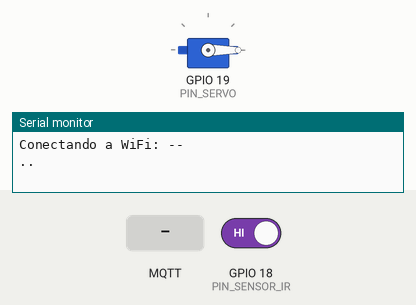
Recording of a sketch running on a simulated ESP32. Shown: servo, the last lines printed to the serial monitor. The inputs (shaded band) are chosen by the test bench; at power-on: GPIO 18 (PIN_SENSOR_IR) HIGH. WiFi joins after 1.5 s; servers stay silent unless stated; no MQTT or app messages arrive unless stated.

Above: at 1.2 s.
1.3 s: MQTT message "0" arrives on the first subscribed topic
At 2.1 s:
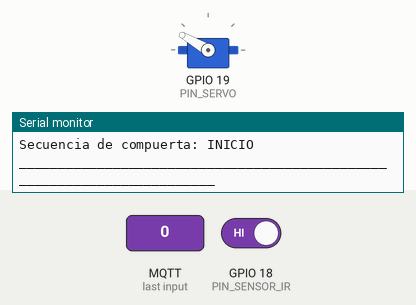
4.3 s: GPIO 18 (PIN_SENSOR_IR) driven LOW
7.2 s: MQTT message "on" arrives on the first subscribed topic
8.7 s: MQTT message "off" arrives on the first subscribed topic
Timing chart, 0 to 11.2 s (numbered marks = the images above; inputs shaded):
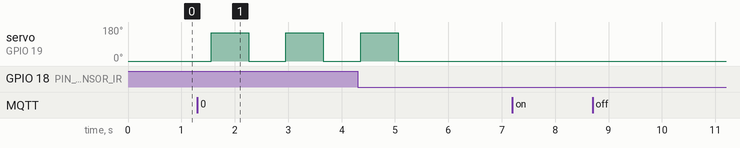

The sketch:

ComederoIoT.ino
```cpp
#include "Config.h"
#include "SensorIR.h"
#include "ConexionMQTT.h"
#include "CompuertaServo.h"

SensorIR sensor(PIN_SENSOR_IR, IR_ACTIVO_BAJO, IR_DEBOUNCE_MS);
ConexionMQTT mqtt;
CompuertaServo compuerta(PIN_SERVO, SERVO_ANGULO_CERRADO, SERVO_ANGULO_ABIERTO, SERVO_REPETICIONES, SERVO_INTERVALO_MS, SERVO_PAUSA_ENTRE_MS);

void setup() {
  Serial.begin(115200);
  sensor.begin();
  compuerta.begin();

  mqtt.suscribir(MQTT_TOPIC_SERVO, [](const String& msg) {
    Serial.print("Comando recibido: ");
    Serial.println(msg);
    if (msg == "0") {
      if (!compuerta.iniciar()) {
        Serial.println("Ignorado: compuerta ocupada");
      }
    Serial.println("________________________________________________________________________");
    }
  });
  mqtt.begin();
}

void loop() {
  mqtt.actualizar();
  sensor.actualizar();
  compuerta.actualizar();

  if (mqtt.conectado() && compuerta.huboMovimiento()) {
  char buf[8];
  snprintf(buf, sizeof(buf), "%d", compuerta.angulo());
  mqtt.publicar(MQTT_TOPIC_SERVO_POS, buf);
}

  // Al terminar la secuencia y la pausa, vuelve a publicar el estado del sensor
  // para que Node-RED decida de nuevo si repite o no.
  if (compuerta.huboListo()) {
    sensor.forzarPublicacion();
  }

  // Publica solo cuando el estado cambia y hay conexión con el broker.
  if (mqtt.conectado() && sensor.huboCambio()) {
    bool hay = sensor.hayObjeto();
    if (mqtt.publicar(MQTT_TOPIC, hay ? "true" : "false")) {
      Serial.println(hay ? "Objeto detectado -> true" : "Sin objeto -> false");
      Serial.println("________________________________________________________________________");
    }
  }
}
```

CompuertaServo.cpp
```cpp
#include "CompuertaServo.h"

CompuertaServo::CompuertaServo(uint8_t pin, int anguloCerrado, int anguloAbierto,
                               uint8_t repeticiones, unsigned long intervaloMs, unsigned long pausaMs)
  : _pin(pin), _anguloCerrado(anguloCerrado), _anguloAbierto(anguloAbierto),
    _repeticiones(repeticiones), _intervaloMs(intervaloMs), _pausaMs(pausaMs),
    _moviendo(false), _esperandoPausa(false), _listo(false),
    _paso(0), _tPaso(0), _tFin(0),
    _cambio(false), _angulo(anguloCerrado) {}

// Todos los movimientos del servo pasan por aquí: así se registra cada ángulo
void CompuertaServo::mover(int grados) {
  _servo.write(grados);
  _angulo = grados;
  _cambio = true;
}

void CompuertaServo::begin() {
  _servo.setPeriodHertz(50);
  _servo.attach(_pin, 500, 2400);
  mover(_anguloCerrado);   // posición inicial; también se publica
}

bool CompuertaServo::iniciar() {
  // Mientras se mueve (o en pausa) se ignora cualquier orden
  if (_moviendo || _esperandoPausa) return false;

  _moviendo = true;
  _paso = 0;
  _tPaso = millis();
  mover(_anguloAbierto);
  Serial.println("Secuencia de compuerta: INICIO");
  return true;
}

void CompuertaServo::actualizar() {
  unsigned long ahora = millis();

  if (_moviendo && (ahora - _tPaso) >= _intervaloMs) {
    _paso++;
    _tPaso = ahora;

    if (_paso >= _repeticiones * 2) {
      // Terminó: el último paso ya dejó el servo cerrado
      _moviendo = false;
      _esperandoPausa = true;
      _tFin = ahora;
      Serial.println("Secuencia de compuerta: FIN");
    } else {
      // Pasos pares abren, impares cierran
      mover((_paso % 2 == 0) ? _anguloAbierto : _anguloCerrado);
    }
  }

  if (_esperandoPausa && (ahora - _tFin) >= _pausaMs) {
    _esperandoPausa = false;
    _listo = true;
  }
}

bool CompuertaServo::estaMoviendo() const {
  return _moviendo;
}

bool CompuertaServo::huboListo() {
  if (_listo) {
    _listo = false;
    return true;
  }
  return false;
}

// Devuelve true una vez por cada movimiento del servo
bool CompuertaServo::huboMovimiento() {
  if (_cambio) {
    _cambio = false;
    return true;
  }
  return false;
}

int CompuertaServo::angulo() const {
  return _angulo;
}
```

CompuertaServo.h
```cpp
#pragma once
#include <Arduino.h>
#include <ESP32Servo.h>

class CompuertaServo {
public:
  CompuertaServo(uint8_t pin, int anguloCerrado, int anguloAbierto,
                 uint8_t repeticiones, unsigned long intervaloMs, unsigned long pausaMs);

  void begin();
  bool iniciar();            // arranca la secuencia; false si está ocupada o en pausa
  void actualizar();         // llamar en cada loop()
  bool estaMoviendo() const;
  bool huboListo();          // true una sola vez cuando terminó y pasó la pausa
  bool huboMovimiento();   // true una vez por cada movimiento
  int  angulo() const;

private:
  Servo _servo;
  uint8_t _pin;
  int _anguloCerrado;
  int _anguloAbierto;
  uint8_t _repeticiones;
  unsigned long _intervaloMs;
  unsigned long _pausaMs;
  void mover(int grados);  // todos los _servo.write() pasan por aquí
  bool _cambio = false;
  int  _angulo = 0;

  bool _moviendo;
  bool _esperandoPausa;
  bool _listo;
  uint8_t _paso;             // 0 = abrir, 1 = cerrar, 2 = abrir, ...
  unsigned long _tPaso;
  unsigned long _tFin;
};
```

ConexionMQTT.cpp
```cpp
#include "ConexionMQTT.h"
#include "Config.h"

static const unsigned long INTERVALO_PUNTO = 500;     // ms entre puntos en el monitor
static const unsigned long TIMEOUT_WIFI    = 15000;   // ms antes de reintentar WiFi
static const unsigned long INTERVALO_MQTT  = 5000;    // ms entre intentos MQTT

ConexionMQTT::ConexionMQTT()
  : _mqtt(_wifiClient), _topicSub(nullptr), _tInicioWiFi(0), _tPunto(0), _tIntentoMQTT(0), _wifiOk(false) {}

void ConexionMQTT::begin() {
  _mqtt.setServer(MQTT_SERVER, MQTT_PORT);
  _mqtt.setSocketTimeout(3);   // no esperar más de 3 s al broker

  _mqtt.setCallback([this](char* topic, byte* payload, unsigned int length) {
    if (!_cbMensaje) return;
    String msg;
    for (unsigned int i = 0; i < length; i++) msg += (char)payload[i];
    msg.trim();
    _cbMensaje(msg);
  });

  iniciarWiFi();
}

void ConexionMQTT::iniciarWiFi() {
  Serial.print("Conectando a WiFi: ");
  Serial.println(WIFI_SSID);
  WiFi.mode(WIFI_STA);
  WiFi.disconnect(true);
  WiFi.begin(WIFI_SSID, WIFI_PASSWORD);
  _tInicioWiFi = millis();
  _tPunto = _tInicioWiFi;
  _wifiOk = false;
}

void ConexionMQTT::conectarMQTT() {
  Serial.print("Conectando a MQTT... ");
  bool ok;
  if (strlen(MQTT_USER) > 0) {
    ok = _mqtt.connect(MQTT_CLIENT_ID, MQTT_USER, MQTT_PASS);
  } else {
    ok = _mqtt.connect(MQTT_CLIENT_ID);
  }

    if (ok) {
    Serial.println("conectado");
    if (_topicSub) {
      _mqtt.subscribe(_topicSub, 1);
      Serial.print("Suscrito a: ");
      Serial.println(_topicSub);
    }
  } else {
    Serial.print("fallo, rc=");
    Serial.println(_mqtt.state());
  }
}

void ConexionMQTT::actualizar() {
  unsigned long ahora = millis();

  // ---------- WiFi (sin bloquear) ----------
  if (WiFi.status() != WL_CONNECTED) {
    if (_wifiOk) {                       // estaba conectado y se perdió
      Serial.println("WiFi perdido, reconectando...");
      iniciarWiFi();
      return;
    }

    if (ahora - _tPunto >= INTERVALO_PUNTO) {
      _tPunto = ahora;
      Serial.print(".");
    }

    if (ahora - _tInicioWiFi >= TIMEOUT_WIFI) {
      Serial.println();
      Serial.print("Fallo WiFi, estado = ");
      Serial.println(WiFi.status());
      iniciarWiFi();
    }
    return;                              // sin WiFi no hay MQTT
  }

  if (!_wifiOk) {                        // acaba de conectar
    _wifiOk = true;
    Serial.println();
    Serial.print("WiFi conectado, IP: ");
    Serial.println(WiFi.localIP());
    _tIntentoMQTT = ahora - INTERVALO_MQTT;   // intenta MQTT de inmediato
  }

  // ---------- MQTT (sin bloquear) ----------
  if (!_mqtt.connected()) {
    if (ahora - _tIntentoMQTT >= INTERVALO_MQTT) {
      _tIntentoMQTT = ahora;
      conectarMQTT();
    }
  } else {
    _mqtt.loop();
  }
}

bool ConexionMQTT::conectado() {
  return _mqtt.connected();
}

bool ConexionMQTT::publicar(const char* topic, const char* payload) {
  if (!_mqtt.connected()) return false;
  return _mqtt.publish(topic, payload);
}

void ConexionMQTT::suscribir(const char* topic, CallbackMensaje cb) {
  _topicSub = topic;
  _cbMensaje = cb;
}
```

ConexionMQTT.h
```cpp
#pragma once
#include <Arduino.h>
#include <WiFi.h>
#include <PubSubClient.h>
#include <functional>

typedef std::function<void(const String&)> CallbackMensaje;

class ConexionMQTT {
public:
  ConexionMQTT();

  void begin();
  void actualizar();                                   // llamar en cada loop()
  bool conectado();
  bool publicar(const char* topic, const char* payload);
  void suscribir(const char* topic, CallbackMensaje cb);   // llamar antes de begin()

private:
  void iniciarWiFi();
  void conectarMQTT();

  WiFiClient _wifiClient;
  PubSubClient _mqtt;

  const char* _topicSub;
  CallbackMensaje _cbMensaje;

  unsigned long _tInicioWiFi;   // cuándo empezó el intento de WiFi
  unsigned long _tPunto;        // último punto impreso
  unsigned long _tIntentoMQTT;  // último intento MQTT
  bool _wifiOk;
};
```

SensorIR.cpp
```cpp
#include "SensorIR.h"

SensorIR::SensorIR(uint8_t pin, bool activoBajo, unsigned long debounceMs)
  : _pin(pin), _activoBajo(activoBajo), _debounceMs(debounceMs),
    _estadoEstable(false), _ultimaLectura(false), _cambio(false), _tUltimoCambio(0) {}

void SensorIR::begin() {
  pinMode(_pin, INPUT);
  _ultimaLectura = _estadoEstable = (digitalRead(_pin) == (_activoBajo ? LOW : HIGH));
  _cambio = true;  // fuerza a publicar el estado inicial
}

void SensorIR::actualizar() {
  bool lectura = (digitalRead(_pin) == (_activoBajo ? LOW : HIGH));

  if (lectura != _ultimaLectura) {
    _tUltimoCambio = millis();
    _ultimaLectura = lectura;
  }

  if ((millis() - _tUltimoCambio) >= _debounceMs && lectura != _estadoEstable) {
    _estadoEstable = lectura;
    _cambio = true;
  }
}

bool SensorIR::hayObjeto() const {
  return _estadoEstable;
}

bool SensorIR::huboCambio() {
  if (_cambio) {
    _cambio = false;
    return true;
  }
  return false;
}

void SensorIR::forzarPublicacion() {
  _cambio = true;
}
```

SensorIR.h
```cpp
#pragma once
#include <Arduino.h>

class SensorIR {
public:
  SensorIR(uint8_t pin, bool activoBajo = true, unsigned long debounceMs = 50);

  void begin();
  void actualizar();          // llamar en cada loop()
  bool hayObjeto() const;     // estado estable actual
  bool huboCambio();          // true una sola vez cuando el estado cambió
  void forzarPublicacion();   // marca el estado actual como pendiente de publicar

private:
  uint8_t _pin;
  bool _activoBajo;
  unsigned long _debounceMs;

  bool _estadoEstable;
  bool _ultimaLectura;
  bool _cambio;
  unsigned long _tUltimoCambio;
};
```

Config.h
```cpp
#pragma once

// ---------- WiFi (solo 2.4 GHz) ----------
#define WIFI_SSID      "--"
#define WIFI_PASSWORD  "--"

// ---------- Broker EMQX ----------
#define MQTT_SERVER    "--"   // IPv4 de tu PC (ipconfig)
#define MQTT_PORT      1883
#define MQTT_CLIENT_ID "--"
#define MQTT_USER      "--"           // deja "" si EMQX no tiene autenticación
#define MQTT_PASS      "--"
#define MQTT_TOPIC     "--"

// ---------- Sensor IR ----------
#define PIN_SENSOR_IR  18
#define IR_ACTIVO_BAJO true              // true: el módulo da LOW al detectar (FC-51). Cambia a false si sale invertido
#define IR_DEBOUNCE_MS 50

// ---------- Servo SG90 / Compuerta ----------
#define MQTT_TOPIC_SERVO        "--"
#define PIN_SERVO               19
#define SERVO_ANGULO_CERRADO    0
#define SERVO_ANGULO_ABIERTO    150
#define SERVO_REPETICIONES      3       // cuántas veces abre y cierra
#define SERVO_INTERVALO_MS      700     // ms en cada posición (no bajar de ~250)
#define SERVO_PAUSA_ENTRE_MS    4000    // espera antes de aceptar otra secuencia
#define PIN_SERVO               19
#define MQTT_TOPIC_SERVO_POS   "--"
```

Measured:
- after the input at 1.3 s, servo on GPIO 19 (PIN_SERVO): alternates 150° for 0.70 s and 0° for 0.70 s, starting after 0.26 s
